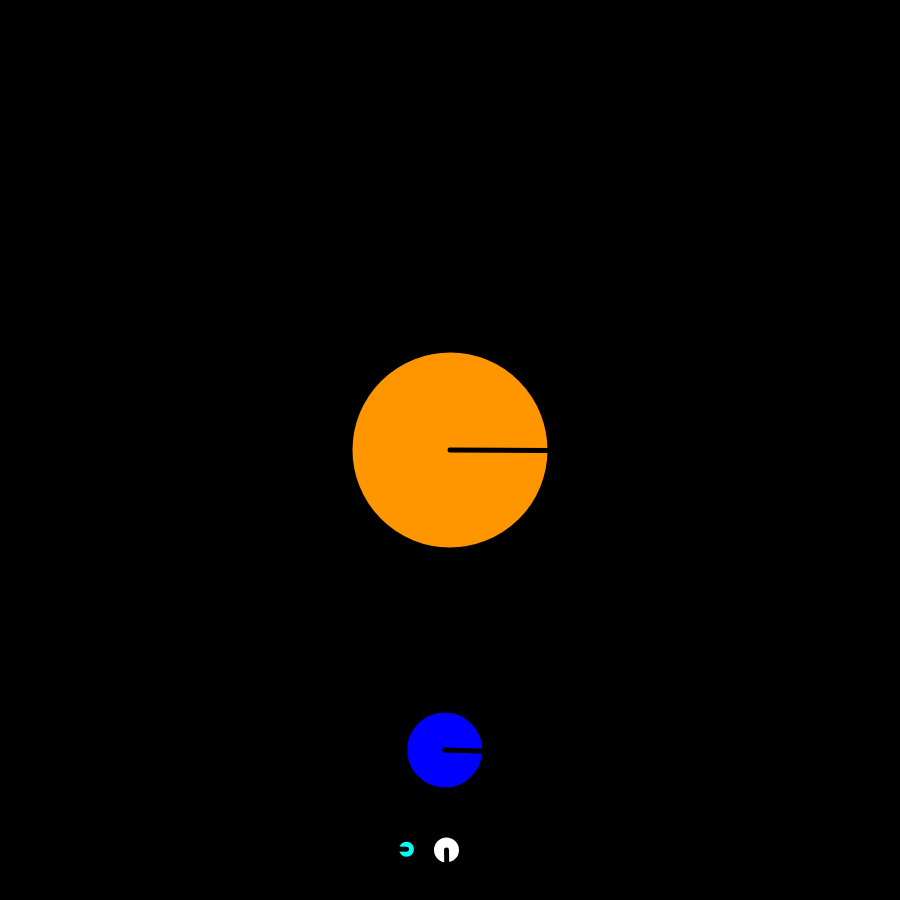
Frame 1 (no input)
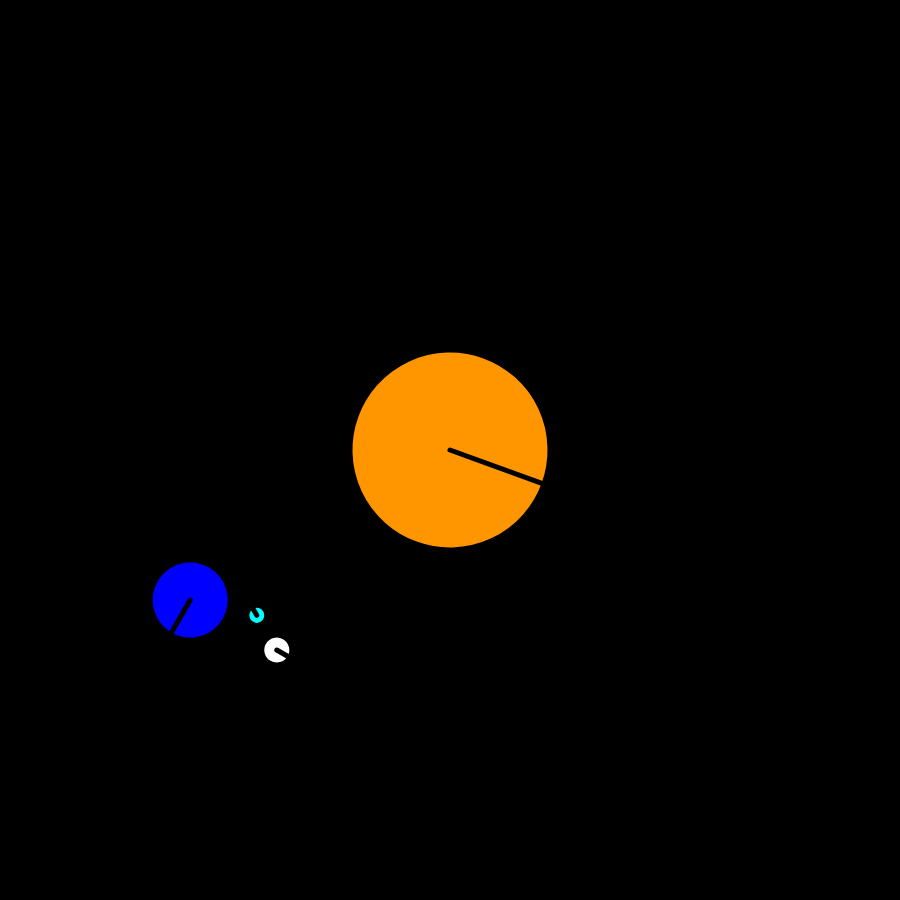
Frame 60 (no input)
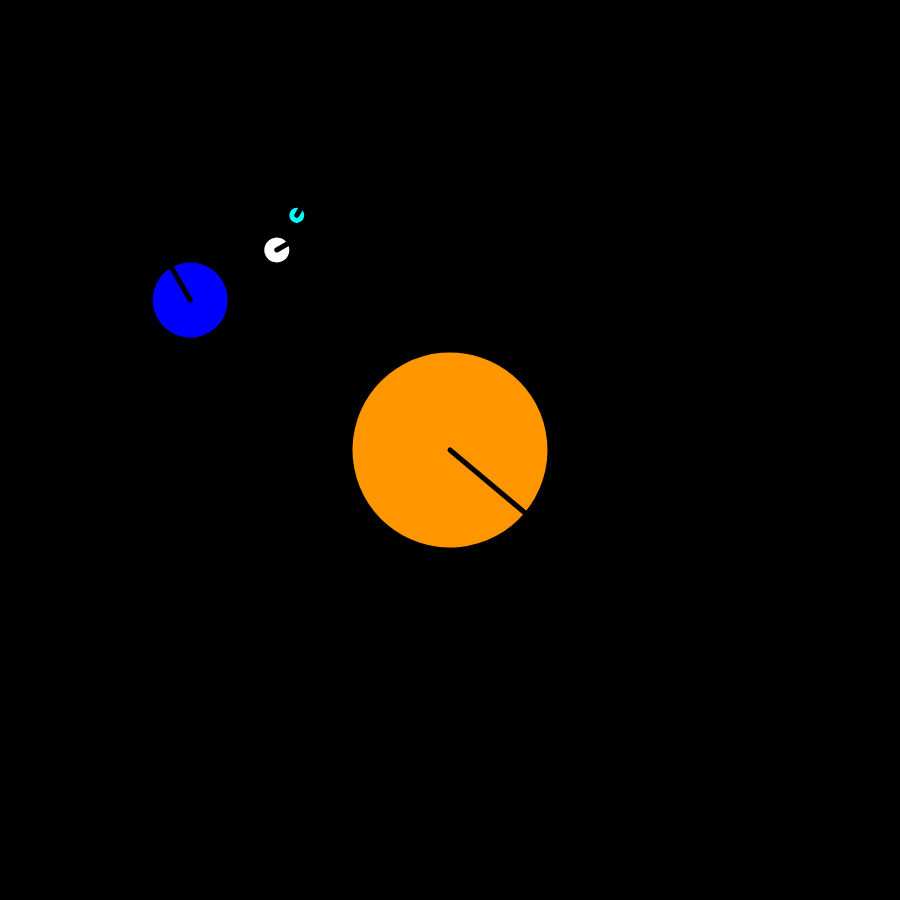
Frame 120 (the mouse pressed at the canvas centre since frame 60)

The p5.js sketch that drew these frames (run headless with seeded random() and noise() and a simulated clock; from frame 60 on, the mouse is pressed at the canvas centre):

// p5.js sketch
// ── sketch.js
var speed;

function setup() {
    createCanvas(900, 900);

    // Setting degree mode
    angleMode(DEGREES);
}

function draw() {
    background(0);
    speed = frameCount;

    push();
    translate(width/2, height/2);


    push();
    // Set seld rotation speed
    rotate(speed/3);
    celestialObj(color(255,150,0), 200); // SUN
    pop();


    push();
    // Set Orbit speed
    rotate(speed);
    // Set Orbit radius
    translate(0,300);
    push();
    // Set seld rotation speed
    rotate(speed);
    celestialObj(color(0,0,255), 80); // EARTH
    pop();


    push();
    // Set Orbit speed
    rotate(-speed*2);
    // Set Orbit radius
    translate(0,100);
    push();
    // Set seld rotation
    rotate(90);
    celestialObj(color(255,255,255), 30); // MOON


    push();
    // Set Orbit speed
    rotate(speed*2);
    // Set Orbit radius
    translate(0,40);
    push();
    // Set seld rotation
    rotate(90);
    celestialObj(color(0,255,255), 20); // MOON's Asteroid
    pop();

    
    pop();


    pop();
    
    pop();
}

function celestialObj(c, size){
    strokeWeight(5);
    fill(c);
    stroke(0);
    ellipse(0, 0, size, size);
    line(0, 0, size/2, 0);
}
